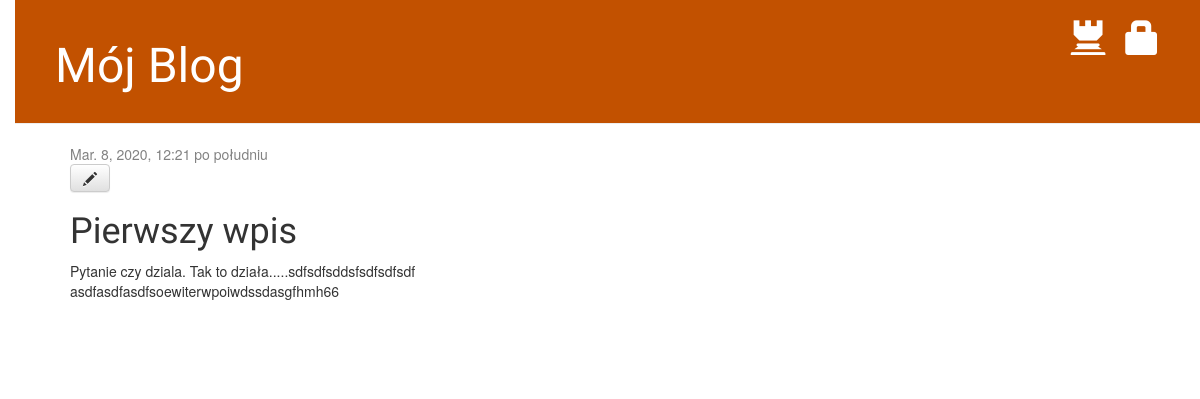
/moj_blog/1, run on the app's committed database.
### moj_blog/models.py (models this page shows)
class Post(models.Model):
    autor = models.CharField(max_length=30)
    tytul = models.CharField(max_length=100)
    tresc = models.TextField()
    data_publikacji = models.DateTimeField()

### moj_blog/views.py (the view)
# urls.py: path('moj_blog/<int:pk>', views.wpis, name='wpis'),
def wpis(request, pk):
    post = get_object_or_404(Post, pk=pk)
    return render(request, 'moj_blog/wpis.html', {'post': post})

### moj_blog/templates/moj_blog/wpis.html
{% extends 'moj_blog/baza.html' %}
{% block content %}
<div class='post'>
{% if post.data_publikacji %}
    <div class='date'>
        {{ post.data_publikacji }}
    </div>
{% endif %}
<a class='btn btn-default' href="{% url 'moj_blog:edycja' pk=post.pk %}">
<span class="glyphicon glyphicon-pencil"></span></a>
<h1>{{ post.tytul }}</h1>
<p>{{ post.tresc | linebreaksbr }}</p>
</div>
{% endblock content %}

### moj_blog/static/css/blog.css (style rules this page uses)
body { padding-left: 15px; }
h1, h2, h3, h4 { font-family: 'Lobster', cursive; }
.date { color: #828282; }
.post { margin-bottom: 70px; }

### data on the page
Post: data_publikacji "Mar. 8, 2020, 12:21 po południu", tytul "Pierwszy wpis", tresc "Pytanie czy dziala. Tak to działa.....sdfsdfsddsfsdfsdfsdf asdfasdfasdfsoewiterwpoiwdssdasgfhmh66"
